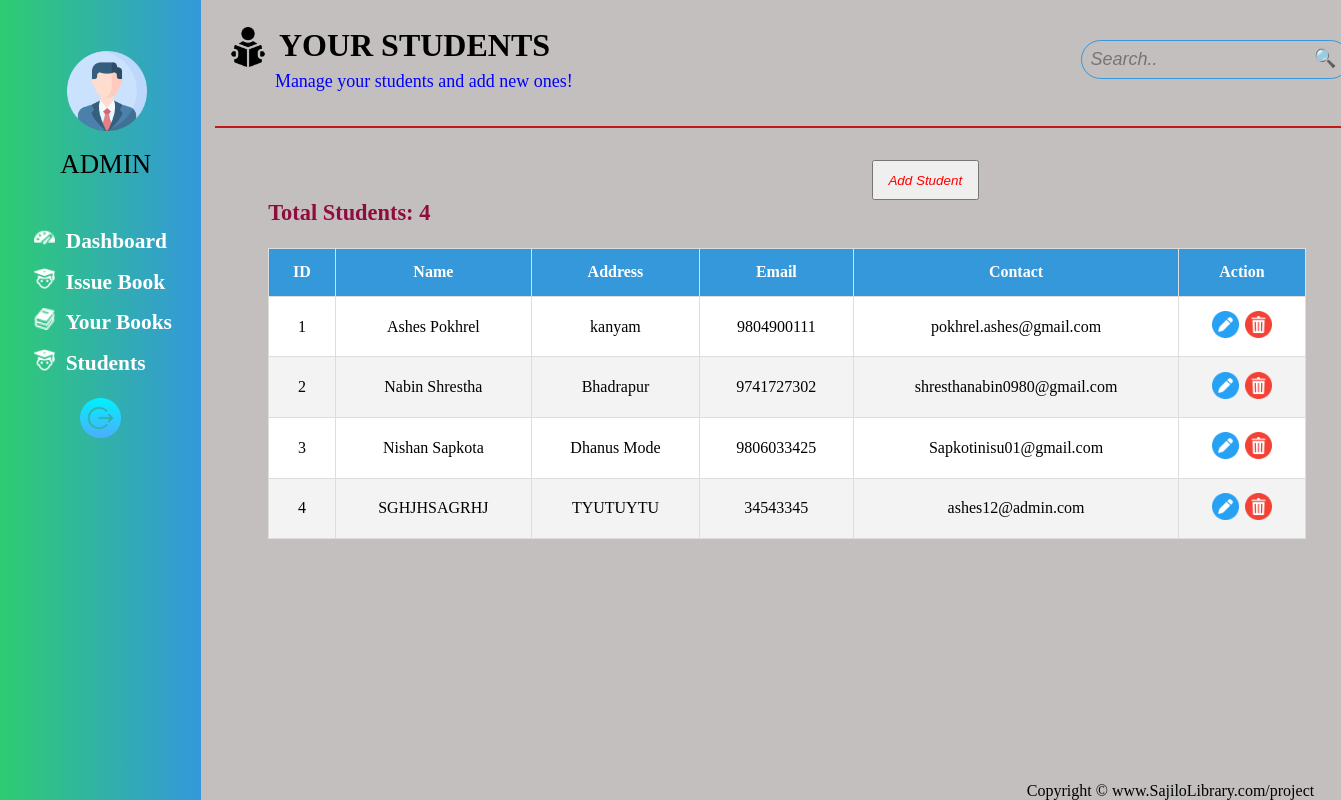
/students/, run on an earlier commit of the app's database.
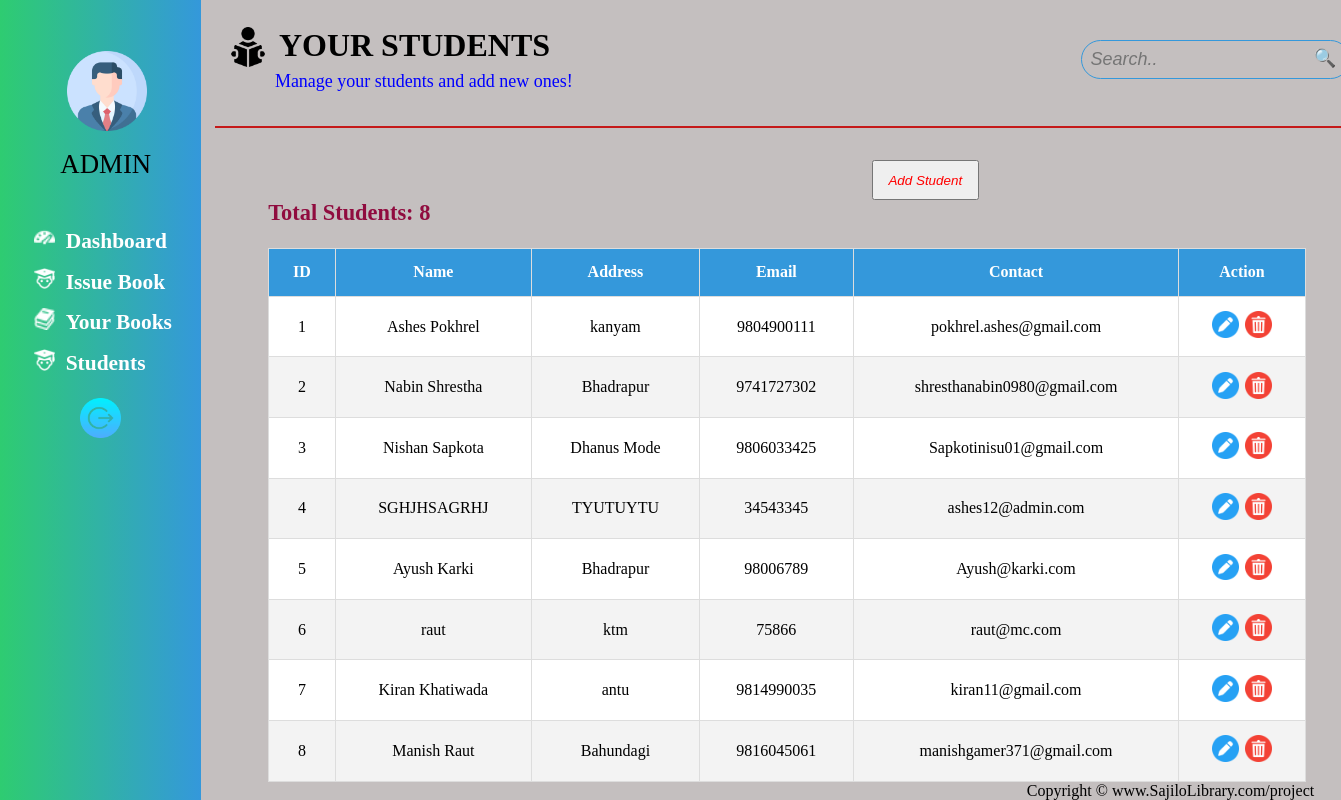
And on a later commit of the database.
### main_app/models.py (models this page shows, shortened)
class Student(models.Model):
    name = models.CharField(max_length=100)
    address = models.CharField(max_length=100)
    email = models.EmailField(max_length=50)
    contact = models.CharField(max_length=10)

### main_app/views.py (the view)
# urls.py: path('students/', views.students, name='students'),
def students(request,id=None):
    try:
        if request.method == 'POST':
            if 'add_another' in request.POST:
                name1 = request.POST.get('name')
                address1 = request.POST.get('address')
                contact1 = request.POST.get('contact')
                email1 = request.POST.get('email')
                student_item = Student(name=name1, address=address1,email=email1,contact=contact1)
                student_item.save()
            elif 'delete_student' in request.POST:
                student_id = request.POST.get('student_id')
                student = get_object_or_404(Student, id=student_id)
                student.delete()
            elif 'edit_form' in request.POST:
                student_id = request.POST.get('student_id')
                student = get_object_or_404(Student, id=student_id)
                student.name = request.POST.get('name')
                student.address = request.POST.get('address')
                student.contact = request.POST.get('contact')
                student.email = request.POST.get('email')
                student.save()
                return redirect('students')
            elif 'query' in request.POST:
                query = request.POST.get('query')
                students = Student.objects.filter(name__icontains=query)
                return render(request, 'student.html', {'students': students})
        elif id:  # Handle fetching student data for editing
            student = get_object_or_404(Student, id=id)
            return JsonResponse({
                'id': student.id,
                'name': student.name,
                'address': student.address,
                'email': student.email,
                'contact': student.contact,
            })
    except:
        pass
    students = Student.objects.all()
    return render(request, 'student.html', {'students':students})

### main_app/templates/student.html (shortened to what this page needs)
{% extends "base.html" %}
{% block main %}
<main>
    <div id="page1">
      <div id="top-header">
        <div id="namePlate">
          <div id="homePlate">
            <img src="/static/reading-book.png" alt="">
          <h1>YOUR STUDENTS</h1>
        </div>
            <p>Manage your students and add new ones!</p>
        </div>
        <div id="searchBar">
          <form method='post'>
          <input type="text" placeholder="Search.." name='query' value='{{query}}'/>
          <button id="search">🔍</button>
          </form>
        </div>
      </div>
      <button id="student-btn">Add Student</button>
      <div class="table-container">
        <table cellspacing="20" cellpadding="10">
          <thead id="thead">
            <tr>
              <th>ID</th>
              <th>Name</th>
              <th>Address</th>
              <th>Email</th>
              <th>Contact</th>
              <th>Action</th>
            </tr>
          </thead>
          <tbody id="tbody">
            {% for student in students %}
          <tr>
              <td>{{ student.id }}</td>
              <td>{{ student.name }}</td>
              <td>{{ student.address }}</td>
              <td>{{ student.contact }}</td>
              <td>{{ student.email }}</td>
              <td>
                  <button class="Edit" data-student-id="{{ student.id }}">
                      <img src="/static/edit icon.png" alt="Edit" />
                  </button>
                  <form action="" method="post" style="display:inline;">
                    <button type='submit' class='Delete'>
                      <img src="/static/delete icon.png" alt="Delete" />
                      </button>
                  </form>
              </td>
          </tr>
          {% endfor %}
          </tbody>
        </table>
      </div>
      <h2 id="total_students">Total Students: {{students|length}}</h2>
    </div>
  </main>
{% endblock main %}

What changed in the data, as far as the page shows it:
added Student: id "5", name "Ayush Karki", address "Bhadrapur", contact "98006789", email "Ayush@karki.com"
added Student: id "6", name "raut", address "ktm", contact "75866", email "raut@mc.com"
added Student: id "7", name "Kiran Khatiwada", address "antu", contact "9814990035", email "kiran11@gmail.com"
added Student: id "8", name "Manish Raut", address "Bahundagi", contact "9816045061", email "manishgamer371@gmail.com"
Also different on the page:
{{ students|length }}: "4" → "8"
